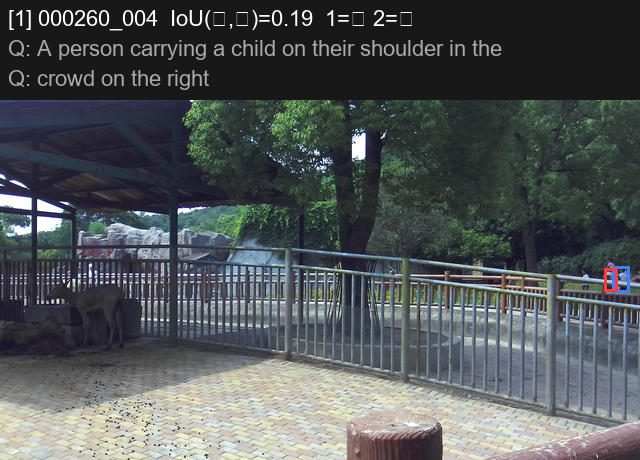
#> input picture pick_viz/row_0001_000260_004.png, 640 x 460 px
$ python -i analyze_scene_similarity.py   (imports and definitions only)
#> lines starting #> are read from the running program, lines starting #| are printed output that depends on the picture
# -*- coding: utf-8 -*-
from __future__ import annotations

import argparse
import json
import os
import re

import numpy as np
from PIL import Image

POPCOUNT = np.array([bin(i).count("1") for i in range(256)], dtype=np.uint8)
NEAR_HAMMING = 12
SAMPLES = 10000


def load_visible_files(img_dir: str) -> list[str]:
    files = sorted(os.listdir(os.path.join(img_dir, "visible")))
    return [f for f in files if f.lower().endswith((".png", ".jpg", ".jpeg"))]


def scene_id_from_filename(name: str) -> str:
    m = re.match(r"(\d{6})", name)
    return m.group(1) if m else name


# [11 lines left out: functions load_referenced_ids, dhash_bytes, not called in this run]


def histogram_feature(img: Image.Image, bins: int = 32) -> np.ndarray:
    gray = img.convert("L").resize((128, 72), Image.LANCZOS)
    h, _ = np.histogram(np.asarray(gray, dtype=np.uint8).ravel(), bins=bins, range=(0, 256))
    return h.astype(np.float32) / max(1, int(h.sum()))


# [7 lines left out: function hist_correlation, not called in this run]


def hamming_matrix(digests: list[np.ndarray]) -> np.ndarray:
    x = np.asarray(digests, dtype=np.uint8)
    return POPCOUNT[x[:, None, :] ^ x[None, :, :]].sum(axis=2).astype(np.uint16)


# [147 lines left out: functions gap_bucket, main, not called in this run]


# [2 lines not run here, left out]

>>> from PIL import Image
>>> picture = Image.open('../../../pick_viz/row_0001_000260_004.png')
#> picture is the input picture: PIL image 640x460 RGB; mean R, G, B 80.8, 85.3, 86.6
>>> result = histogram_feature(picture)
#> in histogram_feature, `gray = img.convert("L").resize((128, 72), Image.LANCZOS)`:
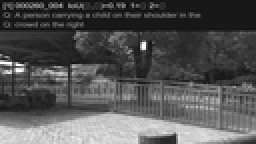
#> gray: PIL image 128x72 L (shown 2 times larger); min 1, max 255, mean 84
#> in histogram_feature, `h, _ = np.histogram(np.asarray(gray, dtype=np.uint8).ravel(), bins=bin..`: h = 32 values, max 1018 at index 3, min 1 at index 0, mean 288
#> result = 32 values, max 0.11 at index 3, min 0.000109 at index 0, mean 0.0312

$ run again, on pick_viz/row_0003_000701_002.png
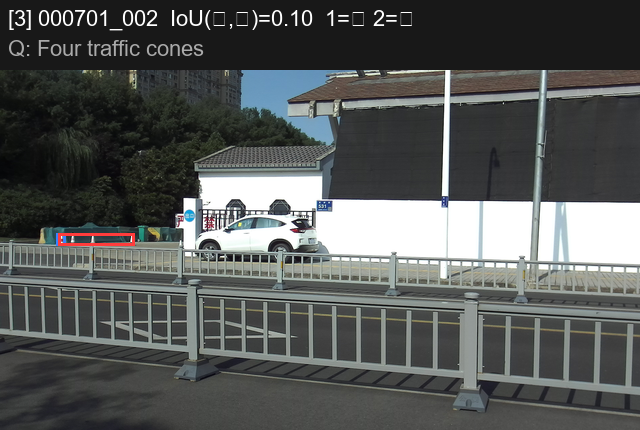
#> input picture pick_viz/row_0003_000701_002.png, 640 x 430 px
#> picture is the input picture: PIL image 640x430 RGB; mean R, G, B 85.4, 88, 86.8
#> in histogram_feature, `gray = img.convert("L").resize((128, 72), Image.LANCZOS)`:
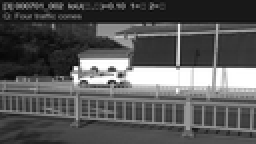
#> gray: PIL image 128x72 L (shown 2 times larger); min 3, max 255, mean 86.9
#> h = 32 values, max 984 at index 3, min 5 at index 0, mean 288
#> result = 32 values, max 0.107 at index 3, min 0.000543 at index 0, mean 0.0312

$ run again, on pick_viz/row_0004_000113_005.png
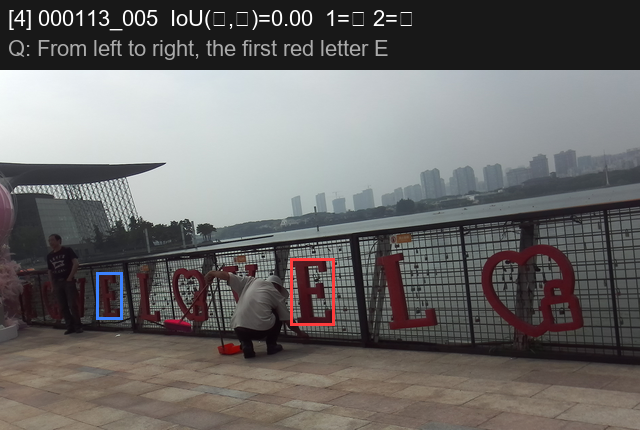
#> input picture pick_viz/row_0004_000113_005.png, 640 x 430 px
#> picture is the input picture: PIL image 640x430 RGB; mean R, G, B 107.1, 105.2, 104.2
#> in histogram_feature, `gray = img.convert("L").resize((128, 72), Image.LANCZOS)`:
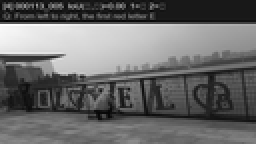
#> gray: PIL image 128x72 L (shown 2 times larger); min 2, max 255, mean 105.6
#> h = 32 values, max 768 at index 3, min 15 at index 0, mean 288
#> result = 32 values, max 0.0833 at index 3, min 0.00163 at index 0, mean 0.0312
